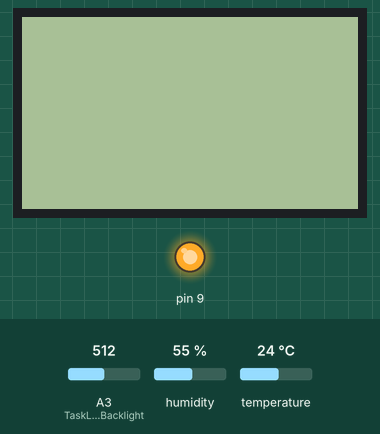
Bench run of a sketch on a simulated Arduino Uno, built with avr-gcc and run on an emulated ATmega328P. Parts: 84×48 one-colour display, output pins drawn as LEDs (lit = HIGH). The test bench sets the inputs (shaded band); at power-on: A3 (TaskLED_Backlight) = 512, temperature 24 °C, humidity 55 %. What the sketch prints to the serial monitor is not drawn.

Above: at 1.2 s.
1.3 s: A3 (TaskLED_Backlight) set to 122
At 1.9 s:
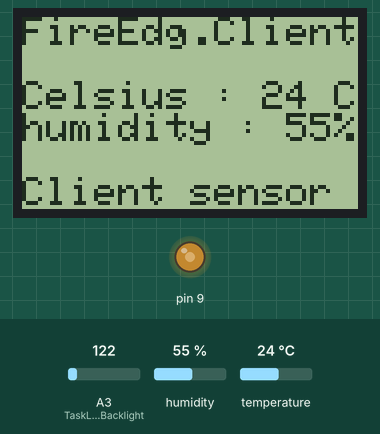
2.9 s: A3 (TaskLED_Backlight) set to 21
At 3.9 s:
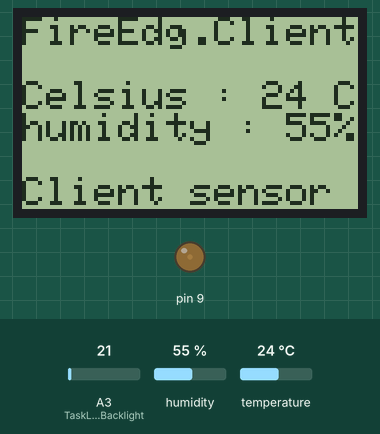
4.4 s: A3 (TaskLED_Backlight) set to 0
At 5.1 s:
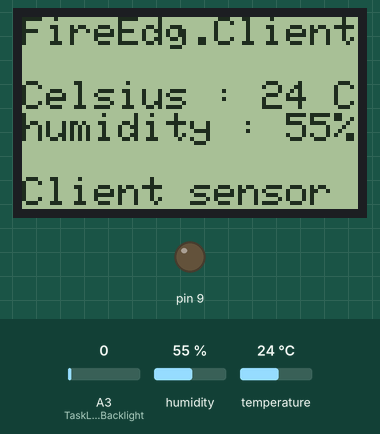
5.9 s: temperature set to 33 °C
At 8.7 s:
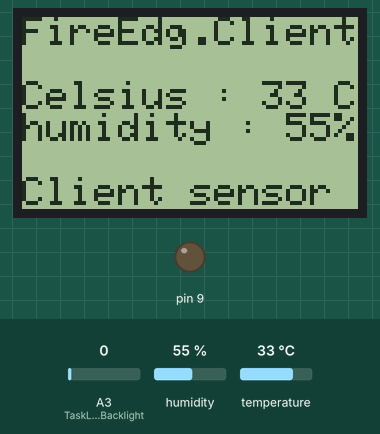
9.0 s: A3 (TaskLED_Backlight) set to 306
At 9.8 s:
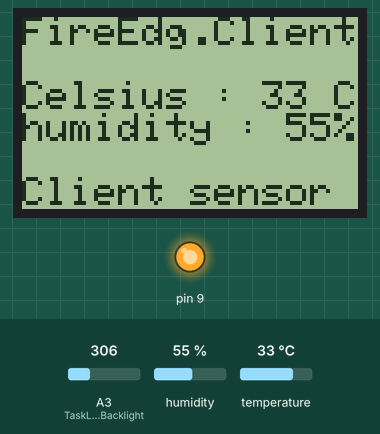
Timing chart, 0 to 11.5 s (numbered marks = the images above; inputs shaded):
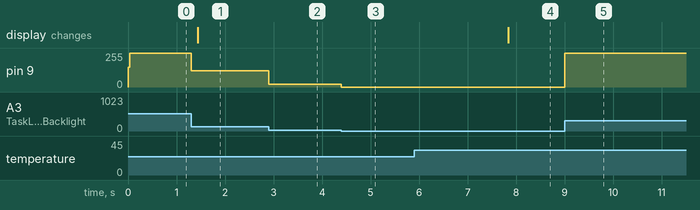

The sketch:

FreeRTOS_Nano-Zigbee-DHT.ino
```cpp
//======== [ Arduino - Fire_Edge - LCD-Display_client ] ======== //
// --*
// --* ---------------------[編碼通訊實驗室]---------------------//
// --*
// --* version :FreeRTOS  V1.5
// --* 本程式為 Open source software 請注意使用
// --* 本程式專用於 [Fire_Edge - LCD-Display_client]
// --* 注意!! : 若造成任何損失本實驗室不付任何責任
// --*
// --* ---------------------[編碼通訊實驗室]---------------------//
// --*
//==============================================================//


//--------------[Display_client - 函數庫]--------------//
#include <Arduino_FreeRTOS.h>
#include <PCD8544.h>
#include <dht.h>
#define dht_dpin 2
static  PCD8544 lcd;
char Hum_String[15];
char Temp_String[15];
dht DHT;
//---------------[Zigbee - 傳送封包Data]---------------//
//---ZigbeeDataTest: Leftaddress=[0x61.0x33]-Right=address=[0x70.0x35]---//
byte STM32HostID[]     = {0xFE,0x05,0x91,0x90,0x10,0x2D,0x00,0xFF}; //本機[Send-Data]
byte ZigbeeRightTest[] = {0xFE,0x05,0x91,0x90,0x70,0x35,0x00,0xFF}; //本機[Send-Data]
byte ZigbeeSendTest[]  = {0xFE,0x05,0x91,0x20,0x61,0x33,0x05,0xFF}; //本機[LED-TEST]
int ArrayNoise; int StateValue; int temperature; int humidity; int Photoresistance;

//=====================================//
  void TaskLCD_Display( void *pvParameters );
  void TaskLED_Backlight( void *pvParameters );
//=====================================//


void setup(){
  Serial.begin(115200);
  analogWrite(9,150);
  lcd.begin(84, 48);
  pinMode(A3,INPUT);

  //-------------------------{- 任務宣告區 -}-------------------------*/
  xTaskCreate(TaskLCD_Display,(const portCHAR *)"",133,NULL,2,NULL );
  xTaskCreate(TaskLED_Backlight,(const portCHAR *)"",55,NULL,1,NULL );
  //-------------------------{- 任務宣告區 -}-------------------------*/
}

//---------------------------------------------------------------//
//------------------------{- 緒執行區域 -}-----------------------//
//---------------------------------------------------------------//
void TaskLCD_Display(void *pvParameters){
(void) pvParameters;

for(;;){
  for(int i=0;i<10;i++){
    DHT.read11(dht_dpin);
    temperature+=DHT.temperature;
    humidity+=DHT.humidity;
    vTaskDelay( 100 / portTICK_PERIOD_MS );
  }

   temperature=temperature/10;
   humidity=humidity/10;
   int total=0;
    if(temperature<=30){
      total=0;
      }else if(temperature>=31){
        total+=1;
        }
    Serial.print("T:");
    Serial.println(total);

    sprintf(Temp_String,"Celsius : %d C",temperature);
    sprintf(Hum_String,"humidity : %d%%",humidity);
    lcd.setCursor(0,0);
    lcd.print("FireEdg.Client");
    lcd.setCursor(0,2);
    lcd.print(Temp_String);
    lcd.setCursor(0,3);
    lcd.print(Hum_String);
    lcd.setCursor(0,5);
    lcd.print("Client sensor");
    analogWrite(9,Photoresistance);

      if (total<=29){
             StateValue=0x01;
             STM32HostID[6]=StateValue;
             Serial.write(STM32HostID, sizeof(STM32HostID));
             Serial.write(ZigbeeSendTest, sizeof(ZigbeeSendTest));
             vTaskDelay( 5000 / portTICK_PERIOD_MS );
      }else if(total>=30){
              StateValue=0x02;
              STM32HostID[6]=StateValue;
              Serial.write(STM32HostID, sizeof(STM32HostID));
              Serial.write(ZigbeeSendTest, sizeof(ZigbeeSendTest));
              vTaskDelay( 5000 / portTICK_PERIOD_MS );
      }
      StateValue= 0;
     temperature= 0;
    humidity= 0;
   }
}

void TaskLED_Backlight(void *pvParameters){
(void) pvParameters;
 for(;;) {
   Photoresistance = analogRead(A3);
   Photoresistance/2;
   analogWrite(9,Photoresistance);
 }
}
//==============================================================//
//==============================================================//
void loop()
{
  // Empty. Things are done in Tasks.
}
```

Measured:
- after the input at 1.3 s, pin 9: 255/255 → 122/255 at once
- after the input at 2.9 s, pin 9: 122/255 → 21/255 at once
- after the input at 4.4 s, pin 9: 21/255 → 0/255 at once
- after the input at 5.9 s, the display: changes after 1.9 s (image 4)
- after the input at 9.0 s, pin 9: 0/255 → 255/255 at once
